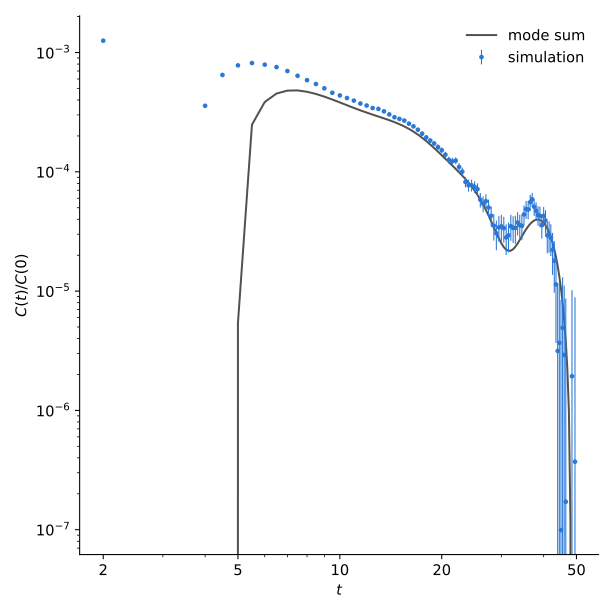

Write the Python code that produced this figure.
import glob
import os
import sys
import matplotlib
import matplotlib.ticker

matplotlib.use("svg")
import matplotlib.pyplot as plt
import numpy as np
from scipy.linalg import expm

plt.rcParams.update({
    "font.size": 11,
    "axes.spines.top": False,
    "axes.spines.right": False,
    "svg.fonttype": "none",
    "figure.facecolor": "white",
    "axes.facecolor": "white",
    "savefig.facecolor": "white",
    "savefig.transparent": False,
})
blue, gray = "#2a78d6", "#52514e"
eta, kappa, cv = 1.0, 1.0, 1.5
d, h, ncell, kB = sys.argv[1], float(sys.argv[2]), int(sys.argv[3]), float(sys.argv[4])
f = 1 - kB / 3
L, N = ncell * 4**(1 / 3), 4 * ncell**3
th = np.loadtxt("modes3")

boxes = [np.loadtxt(x) for x in sorted(glob.glob(d + "/*.v"))]
outs = [np.loadtxt(x[:-2]) for x in sorted(glob.glob(d + "/*.v")) if os.path.exists(x[:-2])][:8]
T = np.mean([o[len(o) // 5:, 5].mean() for o in outs]) / kB
t = boxes[0][:, 0]
R = len(boxes)
cs = np.array([b[:, 1] for b in boxes])
full = cs.mean(0)
loo = (cs.sum(0) - cs) / (R - 1)
err = np.sqrt((R - 1) / R * ((loo - loo.mean(0))**2).sum(0))
D = np.trapezoid(full, t) / 3
print("T %.4f D %.4e" % (T, D))

m = int(np.ceil((3 * N / (4 * np.pi))**(1 / 3))) + 1
g = np.arange(-m, m + 1)
n = np.array(np.meshgrid(g, g, g)).reshape(3, -1).T
n2 = (n * n).sum(1)
order = np.argsort(n2)
ks = 2 * np.pi * np.sqrt(n2[order][1:N]) / L
pred = np.zeros(len(t))
cache = {}
for k in ks:
    key = round(k, 12)
    if key not in cache:
        lh = 2 * np.pi / (k * h)
        gt, gl, gT, c = (np.interp(lh, th[:, 0], th[:, q]) for q in (1, 2, 3, 4))
        Wk = c * c
        H = np.array([[T * (2 * Wk * k * k - Wk * Wk * k * k / 3), 0, T * 2 * Wk * k / 3],
                      [0, 1, 0], [T * 2 * Wk * k / 3, 0, T * 2 / 3]])
        J = np.array([[0, 1, 0], [-1, 0, 0], [0, 0, 0]])
        M = (J - np.diag([0, f * 4 / 3 * eta * k * k * gl, kappa * k * k * gT / T])) @ H
        C0 = np.linalg.inv(H)
        lon = np.array([(expm(M * s) @ C0)[1, 1] / C0[1, 1] for s in t])
        cache[key] = (2 * np.exp(-f * eta * k * k * gt * t) + lon) * np.exp(-D * k * k * t)
    pred += cache[key]
pred *= kB * T / N

z = (full - pred) / err
print("t     C sim          C theory       z")
for i in range(0, len(t), max(1, len(t) // 16)):
    print("%5.1f %.6e %.6e %6.2f" % (t[i], full[i], pred[i], z[i]))
fig, ax = plt.subplots(figsize=(6.4, 6.4))
w = t >= 2
ax.loglog(t[w], pred[w] / pred[0], color=gray, lw=1.5, label="mode sum")
pos = w & (full > 0)
ax.errorbar(t[pos], full[pos] / full[0], 1.96 * err[pos] / full[0], fmt="o", ms=2.5,
            color=blue, lw=0.8, label="simulation")
ax.xaxis.set_minor_formatter(matplotlib.ticker.NullFormatter())
ax.set_xticks([2, 5, 10, 20, 50])
ax.set_xticklabels(["2", "5", "10", "20", "50"])
ax.set_xlabel("$t$")
ax.set_ylabel(r"$C(t)/C(0)$")
ax.legend(frameon=False)
fig.tight_layout()
fig.savefig("vacf.svg")
